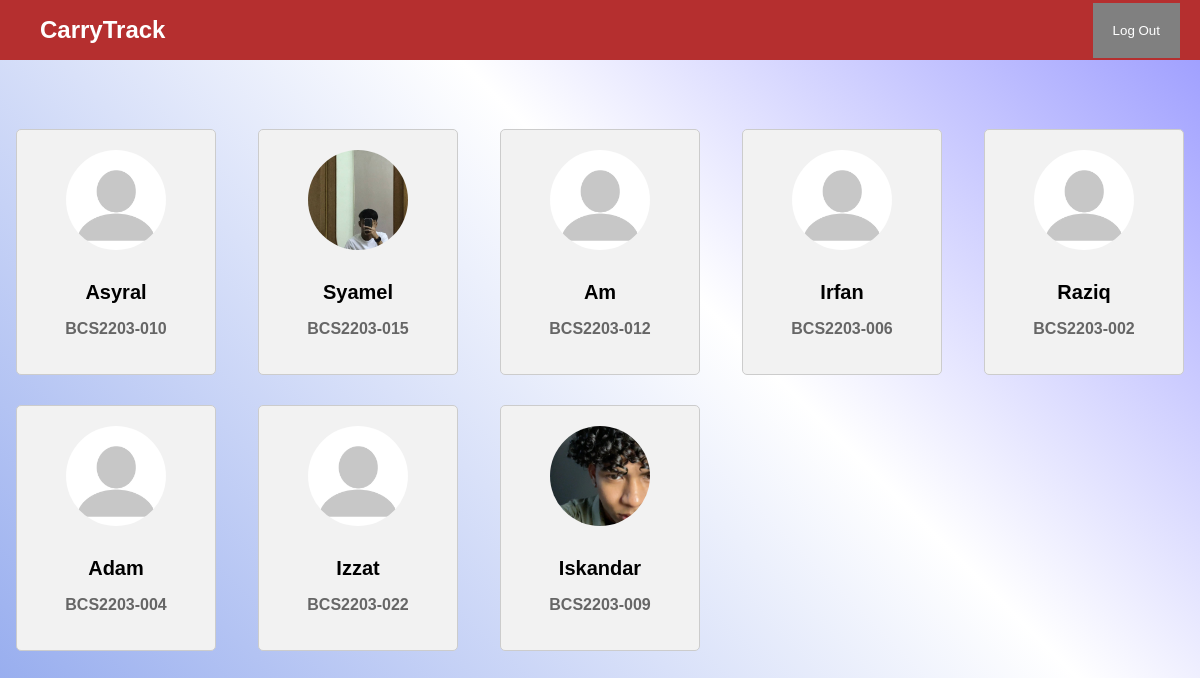
/homeLecturer/ (signed in), run on the app's committed database.
### carrytrack/models.py (models this page shows)
class Student(models.Model):
    matricID = models.CharField(max_length=10, unique=True, primary_key=True)
    studentName = models.CharField(max_length=50)
    studentPhone = models.CharField(null=True,max_length=12)
    studentImage = models.ImageField(upload_to='media', null=True)
    currentSemester = models.CharField(default='1', max_length=1, validators=[MaxValueValidator(9)])
    password = models.CharField(max_length=50)
    mentorID = models.ForeignKey('Lecturer', on_delete=models.CASCADE, null=True)

### carrytrack/views.py (the view)
# urls.py: path('homeLecturer/', views.homeLecturer, name='homeLecturer'),
def homeLecturer(request):
    lecturerID = request.session.get('lecturerID')
    students = Student.objects.filter(mentorID=lecturerID)
    context = {
        'students': students
    }
    return render(request, 'homeLecturer.html', context)

### carrytrack/templates/homeLecturer.html (shortened to what this page needs)
<!DOCTYPE html>
<html>
   <head>
   </head>
   <body>
      <div class="navbar">
         <div class="logo">
            CarryTrack
         </div>
         <form method="POST" action="{% url 'logoutLecturer' %}">
            <button type="submit">Log Out</button>
         </form>
      </div>
      {% if students %}
      <div class="grid-container">
         {% for student in students %}
         <div class="box" data-matricID="{{ student.matricID }}">
            {% if student.studentImage %}
            <img src="{{ student.studentImage.url }}" alt="image" />
            {% else %}
            <img src="/media/blank-person.jpg" alt="image" />
            {% endif %}
            <h2>{{ student.studentName }}</h2>
            <h3>{{ student.matricID }}</h3>
         </div>
         {% endfor %}
      </div>
      {% else %}
      <p style="font-weight: bold; font-size: 30px; text-shadow: #f2f2f2 0px 0px 20px;">None of your mentees have registered yet! Ask them to register now.</p>
      {% endif %}
   </body>
</html>

### carrytrack/templates/homeLecturer.html (style rules this page uses)
* { box-sizing: border-box; }
html, body { margin: 0; padding: 0; height: 100%; font-family: Arial, sans-serif; background: linear-gradient(45deg, royalblue, #FFFFFF, #0000FF); background-size: 200% 200%; }
body { display: flex; justify-content: center; align-items: center; }
.navbar { background-color: #b52f2f; width: 100%; position: fixed; top: 0; left: 0; height: 60px; display: flex; justify-content: space-between; align-items: center; padding: 0 20px; box-sizing: border-box; }
.logo { float: left; padding: 20px; color: white; font-size: 24px; font-weight: bold; cursor: pointer; flex-grow: 1; }
.navbar form { margin-left: auto; display: flex; align-items: center; }
.navbar form button { padding: 20px 20px; background-color: grey; color: #fff; border: none; cursor: pointer; margin-left: 10px; }
.box { width: 200px; padding: 20px; background-color: #f2f2f2; border: 1px solid #ccc; text-align: center; margin-bottom: 20px; cursor: pointer; border-radius: 5px; overflow: hidden; text-overflow: ellipsis; white-space: nowrap; }
.box img { width: 100px; height: 100px; object-fit: cover; border-radius: 50%; margin-bottom: 10px; }
.box h2 { font-size: 20px; margin-bottom: 5px; }
.box h3 { font-size: 16px; color: #666; }
.grid-container { width: 100%; display: grid; grid-template-columns: repeat(auto-fill, minmax(calc(20% - 20px), 1fr)); row-gap: 10px; column-gap: 10px; justify-items: center; align-items: center; height: auto; overflow-x: hidden; }

### data on the page
Student: studentImage (placeholder picture), studentName "Asyral", matricID "BCS2203-010"
Student: studentImage (picture), studentName "Syamel", matricID "BCS2203-015"
Student: studentImage (placeholder picture), studentName "Am", matricID "BCS2203-012"
Student: studentImage (placeholder picture), studentName "Irfan", matricID "BCS2203-006"
Student: studentImage (placeholder picture), studentName "Raziq", matricID "BCS2203-002"
Student: studentImage (placeholder picture), studentName "Adam", matricID "BCS2203-004"
Student: studentImage (placeholder picture), studentName "Izzat", matricID "BCS2203-022"
Student: studentImage (picture), studentName "Iskandar", matricID "BCS2203-009"
